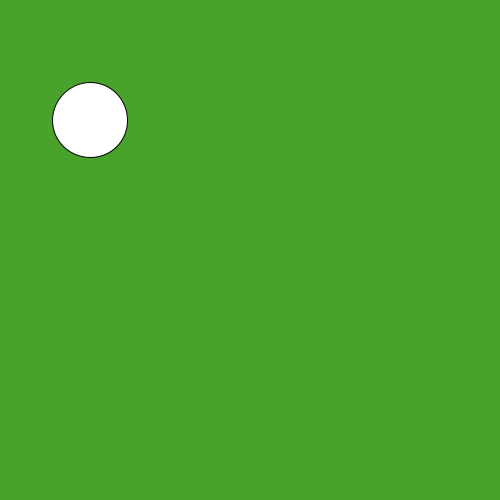
Frame 1 (no input)
Frame 60 (the mouse pressed at the canvas centre just before this capture): identical to frame 1, image omitted
Frame 120 (the mouse held since frame 60 and released just before this capture): identical to frame 1, image omitted

The Processing sketch that drew this single still picture (run headless with seeded random() and noise(); from frame 60 on, the mouse is pressed at the canvas centre):

// Processing sketch: slippery_dot
// ── slippery_dot.pde
/*** When you are done, this program will draw an ellipse 
     that jumps to new location each time you click on it.
***/
 
 // 1. Create three integer variables to represent the x, y, and the size of the ellipse
     int x=90;
     int y=120;
     int size=75;
    void setup() {
      // 2. Set the size of your sketch
    size(500,500);
    }
    
    void draw() {
    
      // 3. Set the background color of your sketch
     background(73,162,44);
      // 4. Draw an ellipse using the variables created at the top of the sketch for the location and size of your ellipse. 
      //    Make sure it fits in the window. Change the variables if it does not.
   ellipse(x,y,size,size);
    
    }
    
    /******** This method gets called automatically when you press the mouse ************/
    void mousePressed() {
      //5. Create an integer variable called distance
   int distance=getDistanceFromMouse(x,y);  
      //6. The getDistanceFromMouse() method below returns a number.
      //   Set the value of your distance variable to the value returned by the getDistance method
      //   You will need to pass the x and y location of your ellipse to this method
          
      //7.  Use an if statement to check if your distance variable is < the radius of the ellipse
      //    If it is, make a new x AND y for the ellipse, for a new random location on the window
      //    Hint: Use code like this      x = (int) random(width);
       if(distance<40) {
     x = (int) random(width);
     y = (int) random(height);
       }       
    }
    
    /********  This method gives you the number of pixels between the mouse and the x,y point ***********/
    int getDistanceFromMouse(int x, int y) {
      return (int)Math.sqrt(Math.pow((mouseX-x),2) + Math.pow((mouseY-y),2));
    }
